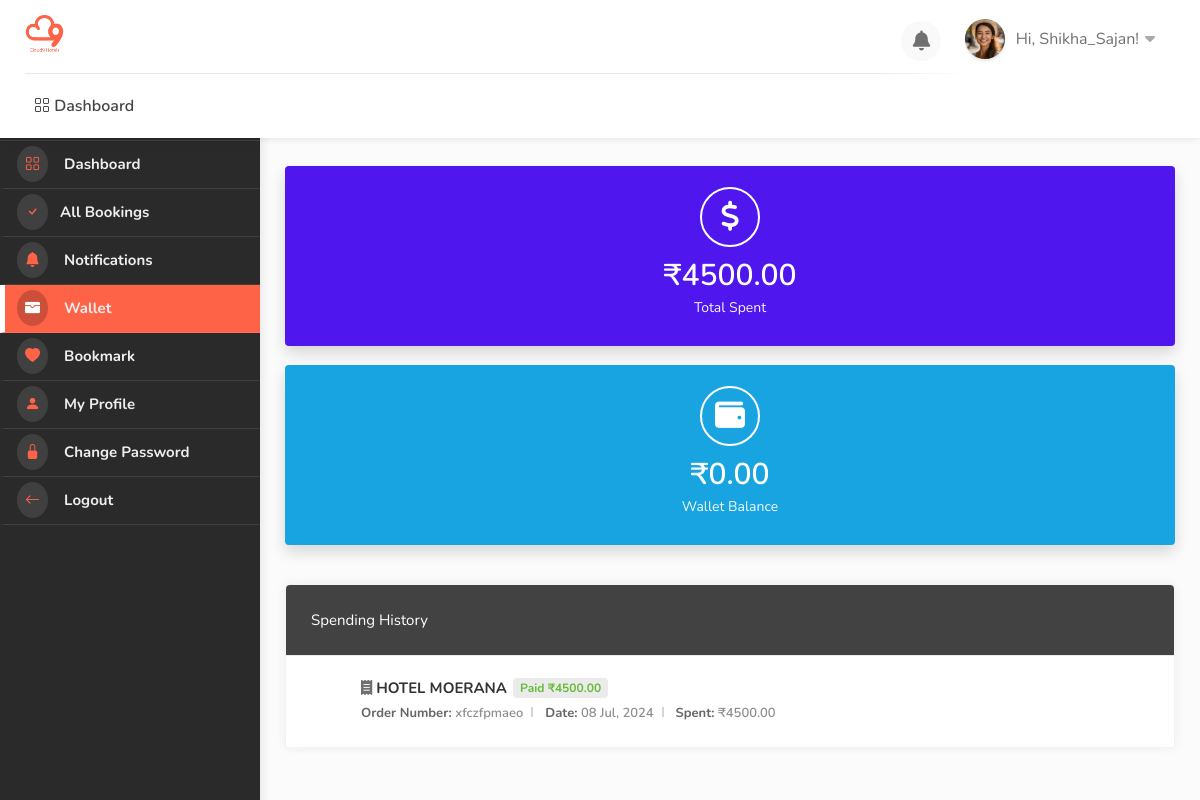
Page /dashboard/wallet/ (signed in) on the committed database.
### userauths/models.py (models this page shows, shortened)
class User(AbstractUser):
    full_name = models.CharField(max_length=500, null=True, blank=True)
    username = models.CharField(max_length=500, unique=True, null=True, blank=True)
    email = models.EmailField(unique=True)
    phone = models.CharField(max_length=100, null=True, blank=True)
    gender = models.CharField(max_length=20, choices=GENDER, default="Male")
    otp = models.CharField(max_length=100, null=True, blank=True)
    USERNAME_FIELD = 'email'
    REQUIRED_FIELDS = ['username']

class Profile(models.Model):
    pid = ShortUUIDField(length=7, max_length=25, alphabet="abcdefghijklmnopqrstuvwxyz123")
    image = models.FileField(upload_to=user_directory_path, default="default.jpg", null=True, blank=True)
    user = models.OneToOneField(User, on_delete=models.CASCADE)
    full_name = models.CharField(max_length=500, null=True, blank=True)
    phone = models.CharField(max_length=100, null=True, blank=True)
    gender = models.CharField(max_length=20, choices=GENDER, default="Male")
    address = models.CharField(max_length=100, null=True, blank=True)
    city = models.CharField(max_length=100, null=True, blank=True)
    state = models.CharField(max_length=100, null=True, blank=True)
    country = models.CharField(max_length=1000, null=True, blank=True)
    identity_type = models.CharField(max_length=200, choices=IDENTITY_TYPE, null=True, blank=True)
    identity_image = models.FileField(upload_to=user_directory_path, default="id.jpg", null=True, blank=True)
    facebook = models.URLField(default="https://facebook.com/", null=True, blank=True)
    twitter = models.URLField(default="https://twitter.com/", null=True, blank=True)
    wallet = models.DecimalField(max_digits=12, decimal_places=2, default=0.00)
    verified = models.BooleanField(default=False)
    date = models.DateTimeField(auto_now_add=True)
    class Meta:
        ordering = ['-date']

### hotel/models.py (models this page shows, shortened)
class Booking(models.Model):
    user = models.ForeignKey(User, on_delete=models.SET_NULL, null=True, blank=True)
    payment_status = models.CharField(max_length=100, choices=PAYMENT_STATUS)
    coupons = models.ManyToManyField("hotel.Coupon", blank=True)
    full_name = models.CharField(max_length=1000)
    email = models.EmailField(max_length=1000)
    phone = models.CharField(max_length=1000)
    hotel = models.ForeignKey(Hotel, on_delete=models.SET_NULL, null=True, blank=True)
    room_type = models.ForeignKey(RoomType, on_delete=models.SET_NULL, null=True, blank=True)
    room = models.ManyToManyField(Room)
    before_discount = models.DecimalField(max_digits=12, decimal_places=2, default=0.00)
    total = models.DecimalField(max_digits=12, decimal_places=2, default=0.00)
    saved = models.DecimalField(max_digits=12, decimal_places=2, default=0.00)
    check_in_date = models.DateField()
    check_out_date = models.DateField()
    total_days = models.PositiveIntegerField(default=0)
    num_adults = models.PositiveIntegerField(default=1)
    num_children = models.PositiveIntegerField(default=0)
    checked_in = models.BooleanField(default=False)
    checked_out = models.BooleanField(default=False)
    is_active = models.BooleanField(default=False)
    checked_in_tracker = models.BooleanField(default=False)
    checked_out_tracker = models.BooleanField(default=False)
    date = models.DateTimeField(auto_now_add=True)
    stripe_payment_intent = models.CharField(max_length=1000, null=True, blank=True)
    success_id = ShortUUIDField(length=10, max_length=20, alphabet="abcdefghijklmnopqrstuvwxyz", null=True, blank=True)
    booking_id = ShortUUIDField(unique=True, length=10, max_length=20, alphabet="abcdefghijklmnopqrstuvwxyz")

class Hotel(models.Model):
    user = models.ForeignKey(User, on_delete=models.SET_NULL, null=True)
    name = models.CharField(max_length=100)
    description = CKEditor5Field(null=True, blank=True, config_name='extends')
    image = models.FileField(upload_to="hotel_gallery")
    address = models.CharField(max_length=200)
    mobile = models.CharField(max_length=200)
    email = models.EmailField(max_length=100)
    status = models.CharField(max_length=20, choices=HOTEL_STATUS, default="Live")
    tags = TaggableManager(blank=True)
    views = models.IntegerField(default=0)
    featured = models.BooleanField(default=False)
    hid = ShortUUIDField(unique=True, length=10, max_length=20, alphabet="abcdefghijklmnopqrstuvwxyz")
    slug = models.SlugField(unique=True)
    date = models.DateTimeField(auto_now_add=True)
    def hotel_gallery(self):
        return HotelGallery.objects.filter(hotel=self)

### user_dashboard/views.py (the view)
# urls.py: path("wallet/", views.wallet, name="wallet"),
@login_required
def wallet(request):
    bookings = Booking.objects.filter(user=request.user, payment_status="paid")
    total_spent = Booking.objects.filter(user=request.user, payment_status="paid").aggregate(amount=models.Sum("total"))
    wallet_balance = request.user.profile.wallet
    context = {
        "bookings": bookings,
        "total_spent": total_spent,
        "wallet_balance": wallet_balance,
    }
    return render(request, "user_dashboard/wallet.html", context)

### templates/user_dashboard/wallet.html (shortened to what this page needs)
{% extends 'partials/dashboard_base.html' %}
{% load static %}
{% block content %}
    <div id="dashboard">
        {% include 'partials/dashboard_sidebar.html' %}
        <div class="utf_dashboard_content">
            <div class="row">
                <div class="col-lg-6 col-md-12 col-sm-12">
                    <div class="utf_dashboard_stat color-5">
                        <div class="utf_dashboard_stat_content">
                            <h4>₹{{total_spent.amount|floatformat:2}}</h4>
                            <span>Total Spent</span>
                        </div>
                        <div class="utf_dashboard_stat_icon"><i class="fas fa-dollar"></i></div>
                    </div>
                </div>
                <div class="col-lg-6 col-md-12 col-sm-12">
                    <div class="utf_dashboard_stat color-2">
                        <div class="utf_dashboard_stat_content">
                            <h4>₹{{request.user.profile.wallet|floatformat:2}}</h4>
                            <span>Wallet Balance</span>
                        </div>
                        <div class="utf_dashboard_stat_icon"><i class="fas fa-wallet"></i></div>
                    </div>
                </div>
            </div>
            <div class="row">
                <div class="col-lg-12 col-md-12">
                    <div class="utf_dashboard_list_box invoices with-icons margin-top-20">
                        <h4>Spending History</h4>
                        <ul>
                            {% for b in bookings %}
                                <li><i class="fas fa-receipt"></i> <strong>{{b.hotel.name}} <span class="paid">{{b.payment_status|title}} ₹{{ b.total|floatformat:2 }}</span></strong>
                                    <ul>
                                        <li><span>Order Number: </span> {{b.booking_id}}</li>
                                        <li><span>Date: </span> {{b.date|date:"d M, Y"}}</li>
                                        <li><span>Spent: </span> ₹{{ b.total|floatformat:2 }}</li>
                                    </ul>
                                </li>
                            {% endfor %}
                        </ul>
                    </div>
                </div>
            </div>
        </div>
    </div>
{% endblock content %}

### templates/partials/dashboard_base.html (shortened to what this page needs)
{% load static %}
<!DOCTYPE html>
<html lang="zxx">
<head>
    <link rel="stylesheet" href="{% static 'css/stylesheet.css' %}">
    <link rel="stylesheet" href="{% static 'css/mmenu.css' %}">
    <link rel="stylesheet" href="{% static 'css/perfect-scrollbar.css' %}">
    <link rel="stylesheet" href="{% static 'css/style.css' %}" id="colors">
    <link rel="stylesheet" href="https://cdn.jsdelivr.net/npm/bootstrap-icons@1.10.5/font/bootstrap-icons.css">
    <link rel="stylesheet" href="https://cdnjs.cloudflare.com/ajax/libs/font-awesome/4.7.0/css/font-awesome.css" />
    <link rel="stylesheet" href="https://cdnjs.cloudflare.com/ajax/libs/font-awesome/6.0.0/css/all.min.css" />
    <link rel="stylesheet" href="https://cdn.jsdelivr.net/npm/@mdi/font@7.2.96/css/materialdesignicons.min.css">
    <link href='https://unpkg.com/boxicons@2.1.4/css/boxicons.min.css' rel='stylesheet'>
    <link rel="stylesheet" href="https://cdn.jsdelivr.net/npm/remixicon-ligatures@2.5.0/fonts/remixicon.min.css">
    <link href="https://cdn.jsdelivr.net/npm/remixicon@2.2.0/fonts/remixicon.css" rel="stylesheet">
</head>
<body>
    <div id="main_wrapper">
        <header id="header_part" class="fixed fullwidth_block dashboard">
            <div id="header" class="not-sticky">
                <div class="container">
                    <div class="utf_left_side">
                        <div id="logo"> <a href="{% url 'user_dashboard:dashboard' %}"><img src="{% static 'images/logo.png' %}" alt=""></a> </div>
                        <nav id="navigation" class="style_one">
                            <ul id="responsive">
                                <li><a href="{% url 'user_dashboard:dashboard' %}"> <i class="bi bi-grid"></i> Dashboard</a></li>
                            </ul>
                        </nav>
                        <div class="clearfix"></div>
                    </div>
                    <div class="utf_right_side">
                        <div class="header_widget">
                            <div class="dashboard_header_button_item {% if noti %} has-noti {% endif %} js-item-menu">
                                <i class="fas fa-bell"></i>
                            </div>
                            <div class="utf_user_menu">
                                <div class="utf_user_name"><span><img src="{{request.user.profile.image.url}}" alt=""></span>Hi, {{request.user.username|title}}!</div>
                            </div>
                        </div>
                    </div>
                </div>
            </div>
        </header>
        {% block content %}
        {% endblock content %}
    </div>
</body>
</html>

### static/css/mmenu.css (style rules this page uses)
:root { --mm-line-height: 20px; --mm-listitem-size: 44px; --mm-navbar-size: 44px; --mm-offset-top: 0; --mm-offset-right: 0; --mm-offset-bottom: 0; --mm-offset-left: 0; --mm-color-border: rgba(0, 0, 0, 0.1); --mm-color-button: rgba(0, 0, 0, 0.3); --mm-color-text: rgba(0, 0, 0, 0.75); --mm-color-text-dimmed: rgba(0, 0, 0, 0.3); --mm-color-background: #f3f3f3; --mm-color-background-highlight: rgba(0, 0, 0, 0.05); --mm-color-background-emphasis: rgba(255, 255, 255, 0.4); --mm-shadow: 0 0 10px rgba(0, 0, 0, 0.3) }

### static/css/style.css (style rules this page uses)
body { color: #707070; font-size: 15px; line-height: 28px; background-color: #fff; }
body, h1, h2, h3, h4, h5, h6, input[type="text"], input[type="password"], input[type="email"], textarea, select, input[type="button"], input[type="submit"], button, #tiptip_content, .map-box p, .map-box div, .numerical-rating .utf_counter_star_rating, body .nav_responsive i.menu-trigger:after { font-family: 'Nunito', sans-serif; text-transform: none; }
h1, h2, h3, h4, h5, h6 { color: #323232; }
* { margin: 0px; padding: 0px; box-sizing: border-box; }
ul, li { margin: 0px; list-style-type: none; }

### rows in the picture
User: user.profile.image (picture), user.username "Shikha_Sajan", user.profile.wallet "0.00"
Booking: hotel.name "HOTEL MOERANA", payment_status "Paid", total "4500.00", booking_id "xfczfpmaeo", date "08 Jul, 2024"

### other values in the picture
{{ total_spent.amount|floatformat:2 }} "4500.00"
